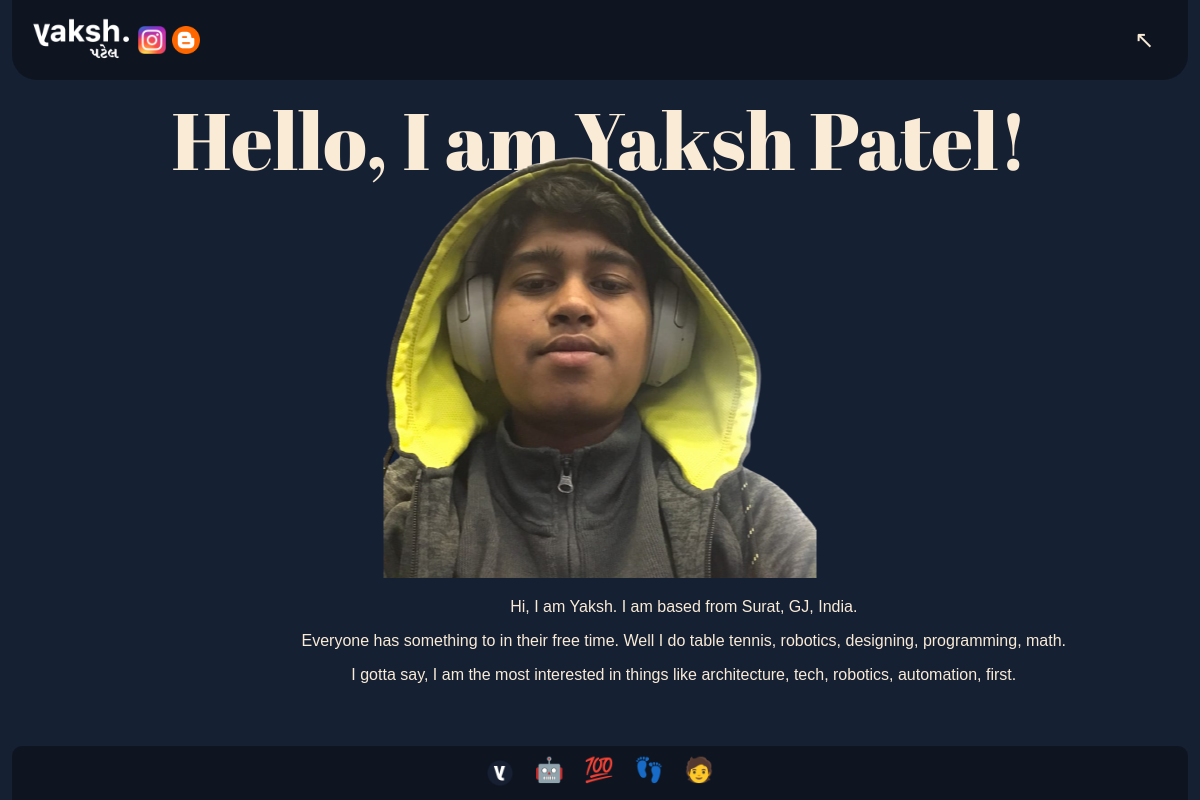
The page / on the database its author committed.
### main/models.py (models this page shows)
class Person(models.Model):
    first_name = models.CharField(max_length=30, default="")
    middle_name = models.CharField(max_length=30, default="")
    last_name = models.CharField(max_length=30, default="")
    picture = models.ImageField(upload_to='personalInformation/')
    picture_background_removed = models.ImageField(upload_to='personalInformation/', default="")
    hobbies = models.TextField(default="", help_text="Please separate them by a comma.")
    interests = models.TextField(default="", help_text="Please separate them by a comma.")
    skills = models.TextField(default="", help_text="Please separate them by a comma.")

class HomePage(models.Model):
    introduction_description = models.TextField(default="", help_text="Provide an introduction on the home page!")

### main/views.py (the view)
# urls.py: 2. Add a URL to urlpatterns:  path('', Home.as_view(), name='home')
def Home(request, *args, **kwargs):
    obj = Person.objects.filter(first_name__exact="Yaksh")
    homeinfo = HomePage.objects.first()
    context = {"person": obj[0], "homepageinfo": homeinfo}
    return render(request, 'home.html', context)

### templates/home.html (shortened to what this page needs)
{% extends 'base/base.html' %}
{% load static %}
{% block head %}
    <link rel="stylesheet" href="{% static 'css/home.css' %}">
{% endblock head %}
{% block content %}
    <div class="page">
        <div class="Introduction">
            <h1>Hello, I am {{ person.first_name }} {{ person.last_name }}!</h1>
            <img src="{{ person.picture_background_removed.url }}" alt="image of me with background removed">
            <p>{{ homepageinfo.introduction_description }}</p>
            <p>Everyone has something to in their free time. Well I do {{ person.hobbies.lower }}.</p>
            <p>I gotta say, I am the most interested in things like {{ person.interests.lower }}.</p>
        </div>
    </div>
{% endblock content %}

### main/static/css/home.css (style rules this page uses)
body { font-family: "San Fransisco", sans-serif; }
.page { display: flex; justify-content: center; position: absolute; width: 98%; left: 50%; top: 65px; transform: translate(-50%,0); margin-top: 20px; }
.Introduction h1 { font-family: "Abril FatFace", sans-serif; font-weight: 200; width: 90%; font-size: 500%; text-align: center; z-index: -1; margin: 0 auto; height: auto; }
.Introduction img { z-index: 1; margin-top: -12rem; max-width: 100%; height: auto; position: relative; left: 50%; transform: translate(-50%,0); }
.Introduction { width: 95%; height: auto; align-items: center; justify-items: center; }
.Introduction p { width: 85%; position: relative; left: 50%; transform: translateX(-50%); text-align: center; }

### main/static/css/base.css (style rules this page uses)
body { background-color: #152033; color: antiquewhite; font-family: "San Fransisco", sans-serif; }

### rows shown on the page
Person: last_name "Patel", picture_background_removed (picture), hobbies "table tennis, robotics, designing, programming, math", interests "architecture, tech, robotics, automation, first"
HomePage: introduction_description "Hi, I am Yaksh. I am based from Surat, GJ, India."
